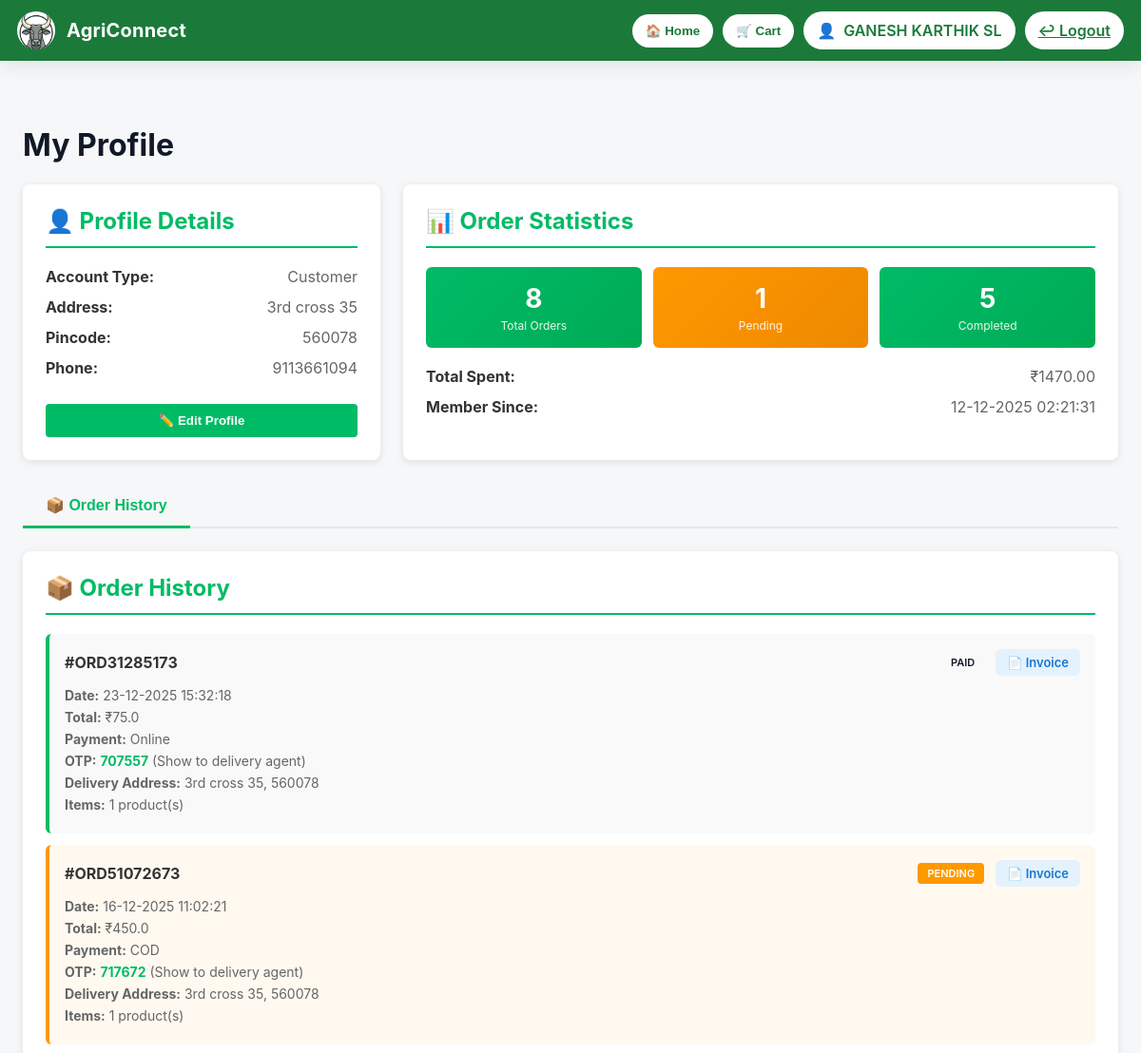
Page /profile.html (signed in, upper part) on the earlier database version.
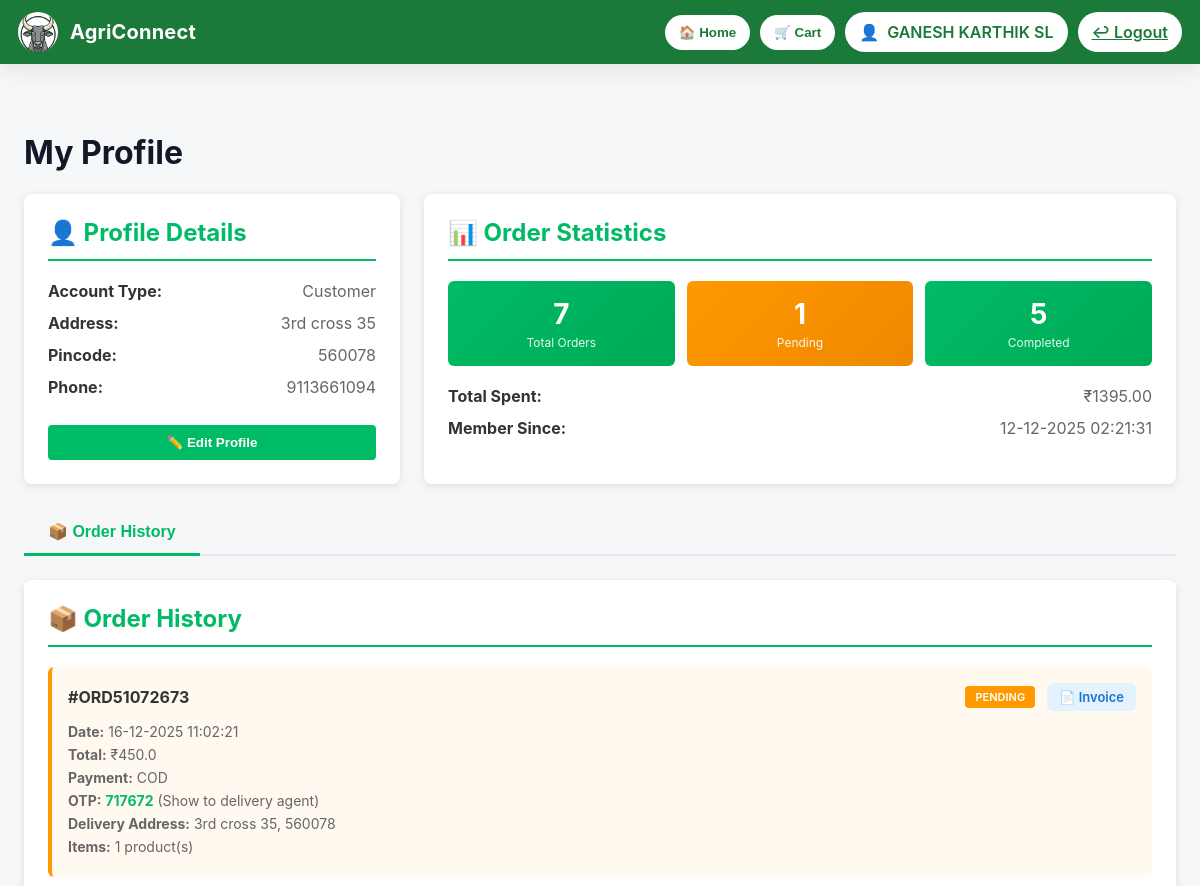
Same page on the later database version.
### tables this page shows
CREATE TABLE orders (
            id INTEGER PRIMARY KEY AUTOINCREMENT,
            order_number TEXT UNIQUE NOT NULL,
            username TEXT NOT NULL,
            name TEXT,
            address TEXT,
            pincode TEXT,
            phone TEXT,
            total_amount REAL,
            status TEXT DEFAULT 'pending',
            created_at TIMESTAMP DEFAULT CURRENT_TIMESTAMP, payment_method TEXT, payment_id TEXT, otp TEXT,
            FOREIGN KEY (username) REFERENCES users(username)
        );

### app.py (the view, shortened to what this page needs)
@app.route('/profile.html')
def profile():
    if not session.get('username'):
        return redirect(url_for('login'))
    username = session.get('username')
    user = get_user_details(username)
    if not user:
        return redirect(url_for('login'))
    conn = sqlite3.connect(DB_PATH)
    cur = conn.cursor()
    soil_tests = []
    cur.execute('''
        SELECT id, order_number, username, name, address, pincode, phone,
               total_amount, status, created_at, payment_method, otp
        FROM orders
        WHERE username = ?
        ORDER BY id DESC
    ''', (username,))
    orders_data = cur.fetchall()
    orders = []
    total_spent = 0
    pending_count = 0
    completed_count = 0
    for order in orders_data:
        order_id = order[0]
        cur.execute('''
            SELECT product_name, quantity, price
            FROM order_items
            WHERE order_id = ?
        ''', (order_id,))
        items = cur.fetchall()
        orders.append({
            'id': order[0],
            'order_number': order[1],
            'username': order[2],
            'name': order[3],
            'address': order[4],
            'pincode': order[5],
            'phone': order[6],
            'total_amount': order[7],
            'status': order[8],
            'created_at': order[9],
            'payment_method': order[10],
            'otp': order[11],
            'item_count': len(items)
        })
        total_spent += order[7] if order[7] else 0
        if order[8] == 'pending':
            pending_count += 1
        elif order[8] == 'completed':
            completed_count += 1
    cur.execute('SELECT MIN(created_at) FROM orders WHERE username = ?', (username,))
    first_order = cur.fetchone()
    member_since = first_order[0] if first_order and first_order[0] else 'Recent'
    conn.close()
    return render_template('profile.html',
                         user=user,
                         orders=orders,
                         total_orders=len(orders),
                         pending_orders=pending_count,
                         completed_orders=completed_count,
                         total_spent=total_spent,
                         member_since=member_since,
                         soil_tests=soil_tests)

### app.py (called while the page is built)
def get_user_details(username: str):
    if not username:
        return None
    conn = sqlite3.connect(DB_PATH)
    cur = conn.cursor()
    cur.execute('SELECT name, address, pincode, phone, username, login_type FROM user_details WHERE username = ?', (username,))
    row = cur.fetchone()
    conn.close()
    if not row:
        return None
    return {
        'name': row[0],
        'address': row[1],
        'pincode':row[2],
        'phone': row[3],
        'username': row[4],
        'login_type': row[5],
    }

### templates/profile.html (shortened to what the changed rows need)
<!DOCTYPE html>
<html lang="en">
<head>
  <link rel="stylesheet" href="{{ url_for('static', filename='home2.css') }}">
</head>
<body>
  <header class="topbar">
    <div class="brand">
      <h1>AgriConnect</h1>
    </div>
  </header>
  <div class="profile-container">
    {% if not user %}
      <div class="profile-card" style="text-align: center;">
        <h2>Please Login</h2>
        <p style="color: #666; margin: 20px 0;">You need to login to view your profile</p>
        <button class="btn" onclick="window.location.href='/login.html'">Login Now</button>
      </div>
    {% else %}
      <h1>My Profile</h1>
      <div class="profile-grid">
        <div class="profile-card">
          <h2>👤 Profile Details</h2>
          <div class="profile-view" id="profileView">
            <div class="profile-info">
              {% if user.login_type %}
              <p>
                <strong>Account Type:</strong>
                <span class="{% if user.login_type == 'farmer' %}role-farmer{% else %}role-buyer{% endif %}">
                  {{ user.login_type.capitalize() }}
                </span>
              </p>
              {% endif %}
              <p>
                <strong>Address:</strong>
                <span>{{ user.address or 'Not set' }}</span>
              </p>
              <p>
                <strong>Pincode:</strong>
                <span>{{ user.pincode or 'Not set' }}</span>
              </p>
              <p>
                <strong>Phone:</strong>
                <span>{{ user.phone or 'Not set' }}</span>
              </p>
            </div>
            <button class="edit-profile-btn" onclick="enableEdit()">
              ✏️ Edit Profile
            </button>
          </div>
        </div>
        <div class="profile-card">
          <h2>📊 Order Statistics</h2>
          <div class="stats-grid">
            <div class="stat-box">
              <div class="number">{{ total_orders }}</div>
              <div class="label">Total Orders</div>
            </div>
            <div class="stat-box" style="background: linear-gradient(135deg, #f90 0%, #e80 100%);">
              <div class="number">{{ pending_orders }}</div>
              <div class="label">Pending</div>
            </div>
            <div class="stat-box" style="background: linear-gradient(135deg, #0b6 0%, #0a5 100%);">
              <div class="number">{{ completed_orders }}</div>
              <div class="label">Completed</div>
            </div>
          </div>
          <div class="profile-info">
            <p>
              <strong>Total Spent:</strong>
              <span>₹{{ "%.2f"|format(total_spent) }}</span>
            </p>
            <p>
              <strong>Member Since:</strong>
              <span>{{ member_since }}</span>
            </p>
          </div>
        </div>
      </div>
      <div class="tab-navigation">
        <button class="tab-btn active" onclick="switchTab('orders')">📦 Order History</button>
      </div>
      <div id="orders-tab" class="tab-content active">
        <div class="profile-card">
          <h2>📦 Order History</h2>
          {% if orders %}
            {% for order in orders %}
            <div class="order-card {{ order.status }}">
              <div class="order-header">
                <div class="order-number">#{{ order.order_number }}</div>
                <div class="order-header-actions">
                  <span class="status-badge status-{{ order.status }}">{{ order.status }}</span>
                  <a href="/api/download-invoice/{{ order.id }}" target="_blank" class="btn-download-invoice">
                    📄 Invoice
                  </a>
                </div>
              </div>
              <div class="order-details">
                <p><strong>Date:</strong> {{ order.created_at }}</p>
                <p><strong>Total:</strong> ₹{{ order.total_amount }}</p>
                <p><strong>Payment:</strong> {{ order.payment_method or 'COD' }}</p>
                {% if order.otp and (order.status == 'pending' or order.status == 'paid') %}
                <p><strong>OTP:</strong> <span style="color: #0b6; font-weight: 700;">{{ order.otp }}</span> (Show to delivery agent)</p>
                {% endif %}
                <p><strong>Delivery Address:</strong> {{ order.address }}, {{ order.pincode }}</p>
                <p><strong>Items:</strong> {{ order.item_count }} product(s)</p>
              </div>
            </div>
            {% endfor %}
          {% else %}
            <div class="no-orders">
              <h3>No orders yet</h3>
              <p>Start shopping to see your orders here!</p>
              <button class="btn" onclick="window.location.href='/'">Start Shopping</button>
            </div>
          {% endif %}
        </div>
      </div>
    {% endif %}
  </div>
</body>
</html>

Differences in the rows shown:
removed orders: order_number "ORD31285173", status "PAID", created_at "23-12-2025 15:32:18", total_amount "75.0", payment_method "Online", otp "707557", address "3rd cross 35", pincode "560078", item_count "1"
Other differences:
{{ total_orders }}: "8" → "7"
{{ "%.2f"|format(total_spent) }}: "1470.00" → "1395.00"
